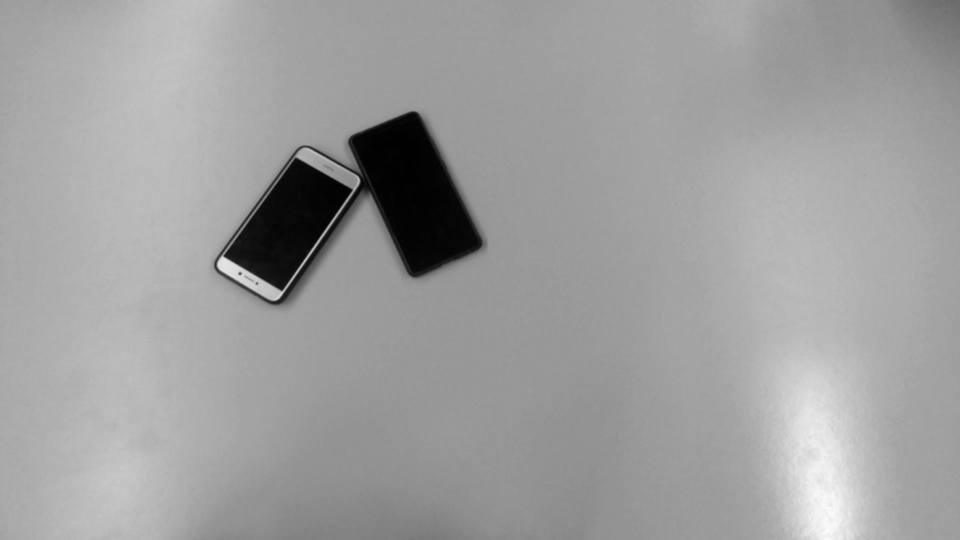
#> input picture testImages/kinectColor/Gauss_3.jpg, 1920 x 1080 px, found by its file name (shown at 1/2 size)
$ python whole_process.py
#> lines starting #> are read from the running program, lines starting #| are printed output that depends on the picture; after the words box and inside, x2 and y2 are one past the last pixel; in counts of white or black regions, pixels touching at a corner belong together
print("IMPORTING")
import time
t0 = time.time()
from pykinect2 import PyKinectV2
from pykinect2 import PyKinectRuntime
t1 = time.time()
import numpy as np
from statistics import mean
t2 = time.time()
import os
import pickle
t3 = time.time()
import matplotlib.pyplot as plt
import cv2 #Moeten we dit echt allemaal importen?
from scipy import ndimage
#from sklearn.cluster import DBSCAN
from PIL import Image
import ntpath
t4 = time.time()

#Test Variables
timed                  = True
kinectFreeTesting      = True
printing               = True
show                   = False
gauss_repetitions      = 1
low_threshold          = 10  # hysteresis
high_threshold         = 120  # hysteresis
grayscale_save         = False
gauss_save             = False
sobel_save             = True
hysteresis_save        = True
detection_matrix_save  = True
detect                 = False
currentDir             = os.path.dirname(os.path.abspath(__file__)).replace("code\\Main", "")


if timed:
    time_import     = t1 - t0
    time_gem_kleur  = 0
    time_flatten    = 0
    time_reconvert  = 0
    time_detection  = 0
    time_grayscale  = 0
    time_sobel      = 0
    time_Gaussian   = 0
    time_Hysteris   = 0
    time_processing = 0
    time_save_gray  = 0
    time_save_hyst  = 0
    time_save_detec = 0
    time_save_gauss = 0
    time_save_sobel = 0
    time_fill       = 0
    time_kinect_imp = t1-t0
    time_math_imp   = t2-t1
    time_misc_imp   = t3-t2
    time_img_imp    = t4-t3


###### HULPFUNCTIES #######
def get_globals():
    # for the GUI
    return globals()


####### TAKING PICTURES #######
# [51 lines left out: function kinect_to_pc, not called in this run]


####### IMAGE PROCESSING #######
def grayscale(image):
    if timed:
        t0 = time.time()

    gray_image = (0.3 * image[:, :, 0] + 0.59 * image[:, :, 1] + 0.11 * image[:, :, 2]).astype(np.uint8)

    if timed:
        t1 = time.time()
        global time_grayscale
        time_grayscale = t1 - t0

    return gray_image


def gaussian_blur(image, reps):
    if timed:
        t0 = time.time()

    if reps != 0:
        GaussianKernel = np.array([[1 / 16, 1 / 8, 1 / 16], [1 / 8, 1 / 4, 1 / 8], [1 / 16, 1 / 8, 1 / 16]])
        for i in range(reps):
            image = ndimage.convolve(image, GaussianKernel)

    if timed:
        t1 = time.time()
        global time_Gaussian
        time_Gaussian = t1 - t0

    return image


def sobel(image):
    if timed:
        t0 = time.time()

    image = image.astype(np.int32)  # heel belangrijk, anders doet convolve vreemde dingen
    # define filters
    horizontal = np.array([[-1, 0, 1], [-2, 0, 2], [-1, 0, 1]])  # s2
    vertical = np.array([[-1, -2, -1], [0, 0, 0], [1, 2, 1]])  # s1

    # initialize new images
    newHorizontalImage = ndimage.convolve(image, horizontal)
    newVerticalImage = ndimage.convolve(image, vertical)
    newVerticalImage = np.square(newVerticalImage)
    newHorizontalImage = np.square(newHorizontalImage)

    gradient = newHorizontalImage + newVerticalImage
    gradient = np.sqrt(gradient)

    gradient = np.interp(gradient, (gradient.min(), gradient.max()), (0, 255))  # rescale to (0, 255)
    gradient = gradient.astype(np.uint8)  # reconvert floats between 0 and 255 to uint8's

    if timed:
        t1 = time.time()
        global time_sobel
        time_sobel = t1 - t0

    # get the max value of gradient, just for testing

    return gradient


def hysteresis(image, low, high):
    """
    returns a matrix of 0s and 1s indicating the edges after thresholding
    """
    if timed:
        t0 = time.time()

    low = np.clip(low, a_min=None, a_max=high)  # ensure low always below high
    mask_low = image > low
    mask_high = image >= high
    # Connected components of mask_low
    labels_low, num_labels = ndimage.label(mask_low)
    # Check which connected components contain pixels from mask_high
    sums = ndimage.sum(mask_high, labels_low, np.arange(num_labels + 1))
    connected_to_high = sums > 0
    thresholded = connected_to_high[labels_low]  # .astype(np.uint8)
    # transform from True/False to 1/0
    thresholded = thresholded.astype(np.uint8)

    if timed:
        t1 = time.time()
        global time_Hysteris
        time_Hysteris = t1 - t0
    return thresholded


# start the processing/filtering loop
def process_image(image):
    if timed:
        t0 = time.time()
    if printing:
        print("START IMAGE PROCESSING")

    # if the image doesn't come straight from the Kinect, but is a selected picture, open the selected picture
    global gauss_repetitions, low_threshold, high_threshold, gauss_save, grayscale_save, sobel_save, hysteresis_save, \
    detetion_matrix_save
    global time_save_gray, time_save_hyst, time_save_detec, time_save_gauss, time_save_sobel, time_fill
    if isinstance(image, str):  # 'image' is an absolute path
        name_image = ntpath.basename(image)
        image = np.array(Image.open(currentDir + "testImages\\"  + image))  # .astype(np.uint8)

    else:
        name_image = "KinectColorPicture"


    h, w, d = image.shape  # the height, width and depth of the image

    # image processing/filtering process
    gray_image = grayscale(image)                                               #162
    t_a = time.time()
    if grayscale_save:
        plt.imsave(currentDir + 'Gray.jpg', gray_image, cmap='gray', format='jpg')
    t_b = time.time()
    time_save_gray = t_b - t_a
    blurred_image = gaussian_blur(gray_image, gauss_repetitions)                #176
    t_a = time.time()
    if gauss_save:
        plt.imsave(currentDir + 'Gauss.jpg', blurred_image, cmap='gray', format='jpg')
    t_b = time.time()
    time_save_gauss = t_b - t_a
    sobel_image = sobel(blurred_image)                                          #193
    t_a = time.time()
    if sobel_save:
        plt.imsave(currentDir + 'Sobel.jpg', sobel_image, cmap='gray', format='jpg')
    t_b = time.time()
    time_save_sobel = t_b - t_a
    hyst_matrix = hysteresis(sobel_image, low_threshold, high_threshold)         #228
    hyst_image = hyst_matrix*255                 #076
    t_a = time.time()
    if hysteresis_save:
        plt.imsave(currentDir + 'Hyst.jpg', hyst_image, cmap='gray', format='jpg')
    t_b = time.time()
    time_save_hyst = t_b - t_a
    # detection_matrix = ndimage.binary_fill_holes(hyst_matrix)  # gaten vullen, mocht je willen
    if detection_matrix_save:
        t_a = time.time()
        pickle.dump(hyst_matrix, open(currentDir + "DetectionMatrix.pkl", "wb"))
        t_b = time.time()
        time_save_detec = t_b - t_a
    t3 = time.time()
    matrix = ndimage.morphology.binary_fill_holes(hyst_matrix)
    matrix = np.where(matrix, 1, 0)
    plt.imsave(currentDir + "Filled.png", matrix, cmap = "gray", format = "png")
    matrix = sobel(matrix)
    pickle.dump(matrix, open(currentDir + "FilledMatrix.pkl", "wb"))
    plt.imsave(currentDir + "Fill.jpg", matrix, cmap = 'gray', format = 'jpg')
    t4 = time.time()
    time_fill = t4 - t3
    if timed:
        t1 = time.time()
        global time_processing
        time_processing = t1 - t0
    return hyst_matrix


####### DETECTING OBJECTS #######
# [38 lines left out: functions matrix_to_coordinates, plot_image, detect_objects, not called in this run]
        #print("NUMBER OF OBJECTS:", max(db.labels_))


####### MAIN #######
def main():
    if printing:
        print("START MAIN")
    t0 = time.time()
    # 1) take a picture
    if kinectFreeTesting:
        color_image = "kinectColor\\Gauss_3.jpg"
    else:
        color_image, depth_image = kinect_to_pc(1080, 1920, 4)  #110
    # 2) start the image processing
    matrix = process_image(color_image)  #272
#> in process_image, image is the input picture: shape (1080, 1920, 3); min 0, max 255, mean 158
#> in sobel, `newHorizontalImage = ndimage.convolve(image, horizontal)`:
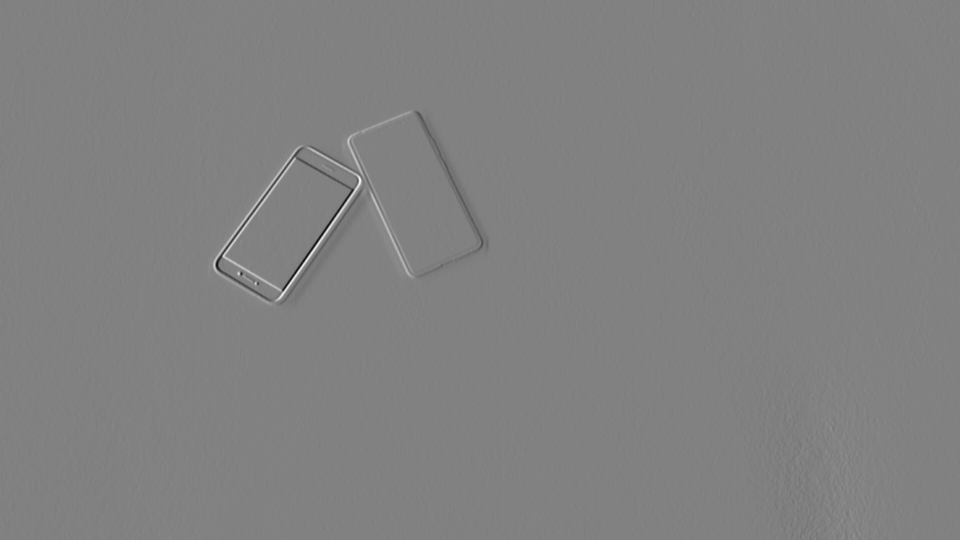
#> newHorizontalImage: shape (1080, 1920) int32 (shown at 1/2 size); min -340, max 331, mean 0.1; drawn with min black and max white
#> in hysteresis, `mask_low = image > low`:
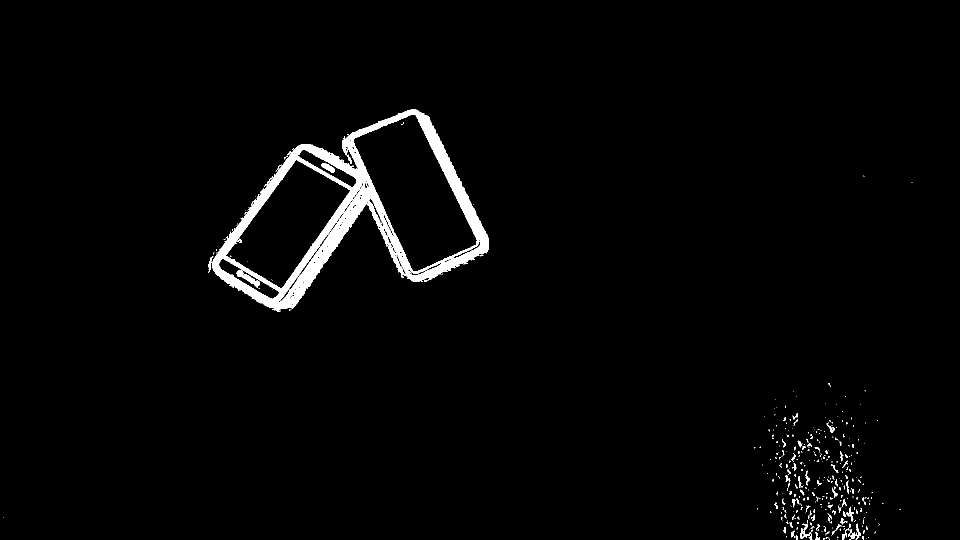
#> mask_low: shape (1080, 1920) bool (shown at 1/2 size); 2.2% white; 391 white regions (318 under 20 px), largest, box (x1, y1, x2, y2) and area: (424, 219, 978, 623) 39452, (473, 540, 520, 576) 510, (643, 326, 670, 345) 267
#> in hysteresis, `mask_high = image >= high`:
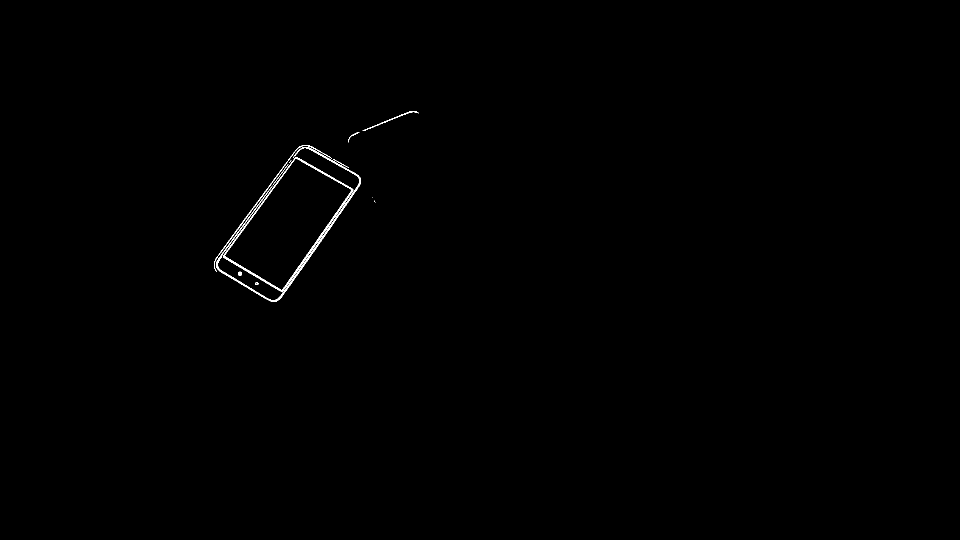
#> mask_high: shape (1080, 1920) bool (shown at 1/2 size); 0.27% white in thin lines or dots, all inside (x1, y1, x2, y2) = (428, 222, 837, 604)
#> in hysteresis, `labels_low, num_labels = ndimage.label(mask_low)`:
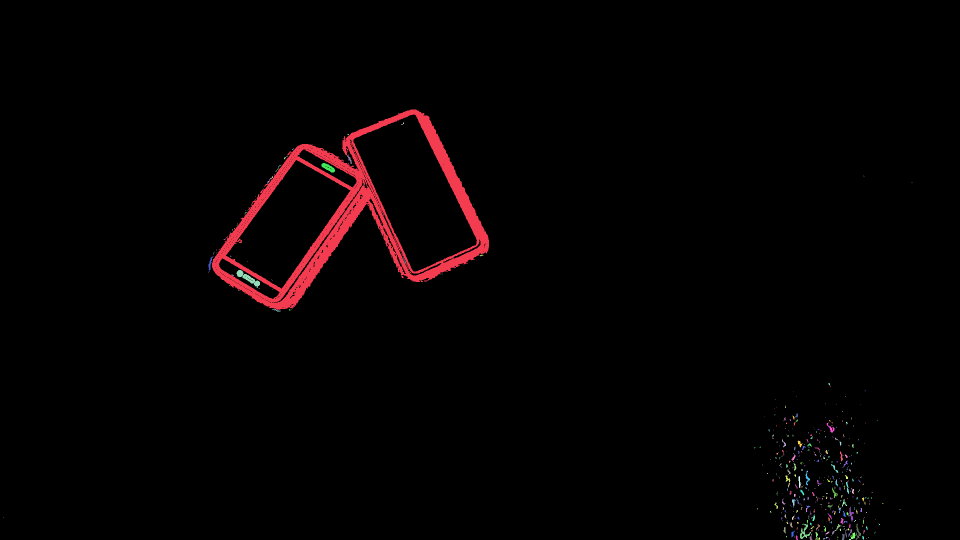
#> labels_low: shape (1080, 1920) int32 (shown at 1/2 size); 479 distinct labels, from 0 to 478; one colour per label, 0 black
#> in hysteresis, `labels_low, num_labels = ndimage.label(mask_low)`: num_labels = 478
#> in hysteresis, `sums = ndimage.sum(mask_high, labels_low, np.arange(num_labels + 1))`: sums = 479 values, max 5597 at index 1, min 0 at index 0, mean 11.85
#> in hysteresis, `thresholded = connected_to_high[labels_low]`: thresholded: shape (1080, 1920) bool; 1.9% white; 2 white regions, box (x1, y1, x2, y2) and area: (424, 219, 978, 620) 39337, (473, 540, 520, 576) 510
#> in process_image, `plt.imsave(currentDir + 'Hyst.jpg', hyst_image, cmap='gray', format='j..`:
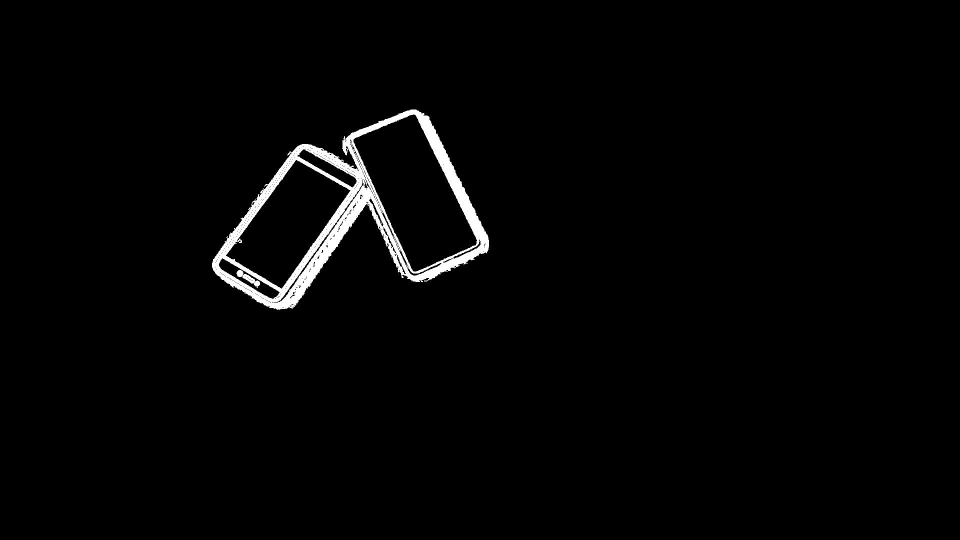
#> saved as MainHyst.jpg: shape (1080, 1920, 3) (shown at 1/2 size); min 0, max 255, mean 4.9
#> in process_image, `matrix = ndimage.morphology.binary_fill_holes(hyst_matrix)`:
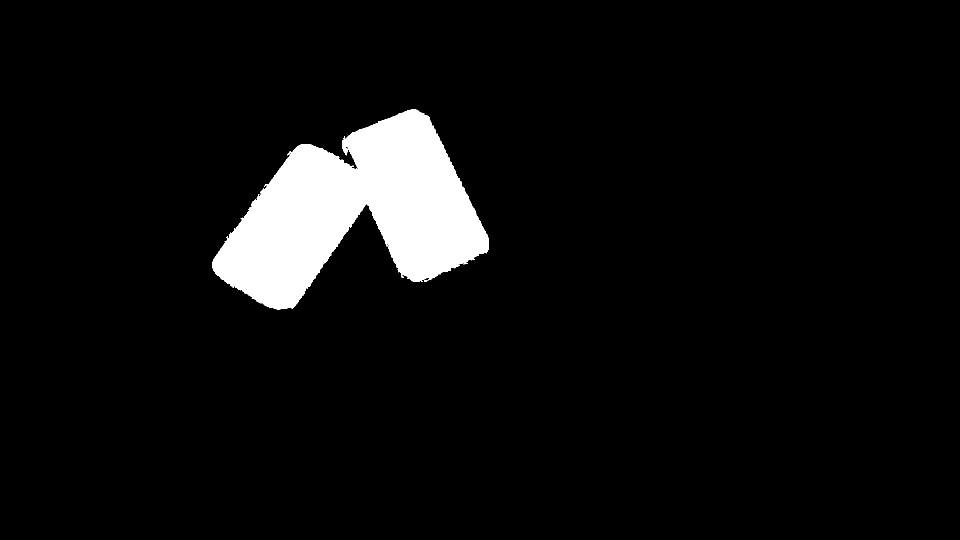
#> matrix: shape (1080, 1920) bool (shown at 1/2 size); 5.7% white; 1 white region, box (x1, y1, x2, y2) and area: (424, 219, 978, 620) 117874
#> in sobel (call 2), `newVerticalImage = np.square(newVerticalImage)`: newVerticalImage: shape (1080, 1920) int32; 5 distinct labels, from 0 to 16
#> in sobel (call 2), `newHorizontalImage = np.square(newHorizontalImage)`: newHorizontalImage: shape (1080, 1920) int32; 5 distinct labels, from 0 to 16
#> in sobel (call 2), `gradient = newHorizontalImage + newVerticalImage`: gradient: shape (1080, 1920) int32; 8 distinct labels, from 0 to 20
#> in process_image, `plt.imsave(currentDir + "Fill.jpg", matrix, cmap = 'gray', format = 'j..`:
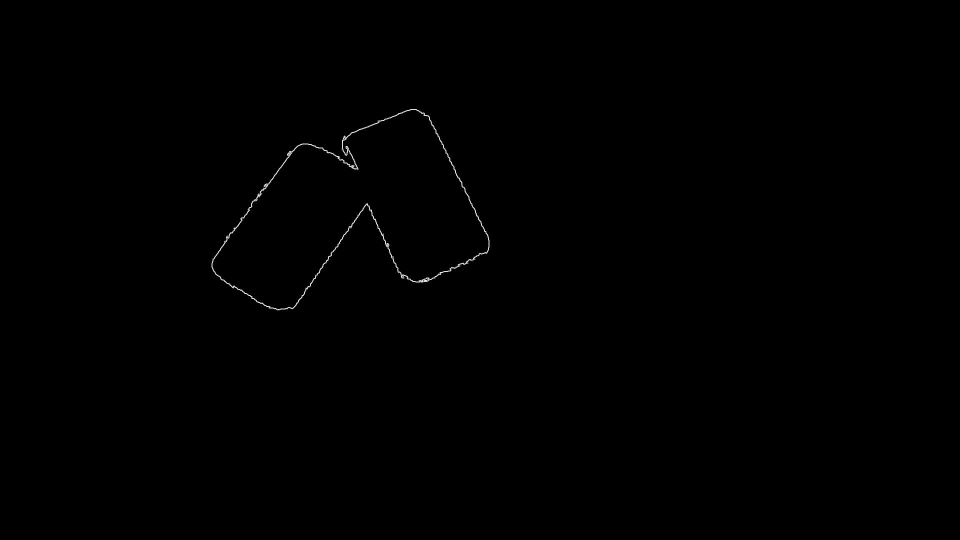
#> saved as MainFill.jpg: shape (1080, 1920, 3) (shown at 1/2 size); min 0, max 255, mean 0.5
    #times = pickle.load(open(currentDir + "/Times.pkl", "rb"))
    #times = [times[0] + time_processing, times[1] + time_grayscale, times[2] + time_Gaussian, times[3] + time_sobel, times[4] + time_Hysteris, times[5] + time_flatten, times[6] + time_reconvert, times[7] + time_detection]
    #pickle.dump(times, open(currentDir + "/Times.pkl", "wb"))


    t1 = time.time()
    # 3) start looking for objects
    if detect:
        detect_objects(matrix)  #339
    t2 = time.time()
    if timed:
        print("\n")
        print("IMPORTING:               ", time_import)
        print("|-> Kinect   Modules:    ", time_kinect_imp)
        print("|-> Math     Modules:    ", time_math_imp)
        print("|-> Misc     Modules:    ", time_misc_imp)
        print("|-> Image    Modules:    ", time_img_imp)
        print("PROCESSING:              ", time_processing)
        print("|-> Grayscale:           ", time_grayscale)
        print("    |-> Grayscale Save:  ", time_save_gray if grayscale_save else "TURNED OFF")
        print("|-> Gaussian :           ", time_Gaussian)
        print("    |-> Gaussian Save:   ", time_save_gauss if gauss_save else "TURNED OFF")
        print("|-> Sobel    :           ", time_sobel)
        print("    |-> Sobel Save:      ", time_save_sobel if sobel_save else "TURNED OFF")
        print("|-> Hysteris :           ", time_Hysteris)
        print("    |-> Hysteris Save:   ", time_save_hyst if hysteresis_save else "TURNED OFF")
        print("    |-> Matrix Save :    ", time_save_detec if detection_matrix_save else "TURNED OFF")
        print("|-> Fill & Save :        ", time_fill)
        print("DETECTION OBJECTS:       ", t2-t1 if detect else "TURNED OFF")
        print("==========================================")
        print("TOTAL:                   ", t2-t0 + time_import)
        time_list = (time_grayscale, time_Gaussian, time_sobel, time_Hysteris, time_flatten, time_reconvert, time_detection, time_fill, time_save_gray, time_save_hyst, time_save_detec, time_save_gauss, time_save_sobel)
        if abs(sum(time_list) - time_processing) > 0.1:
            print("ERROR! SOME PROCESSES SEEM TO HAVE GONE UNDETECTED BY THE TIMER")
            print("Difference:  ", abs(sum(time_list) -time_processing))
    if printing:
        print("\n")
        print("FINISHED")

if __name__ == '__main__':

    main()
